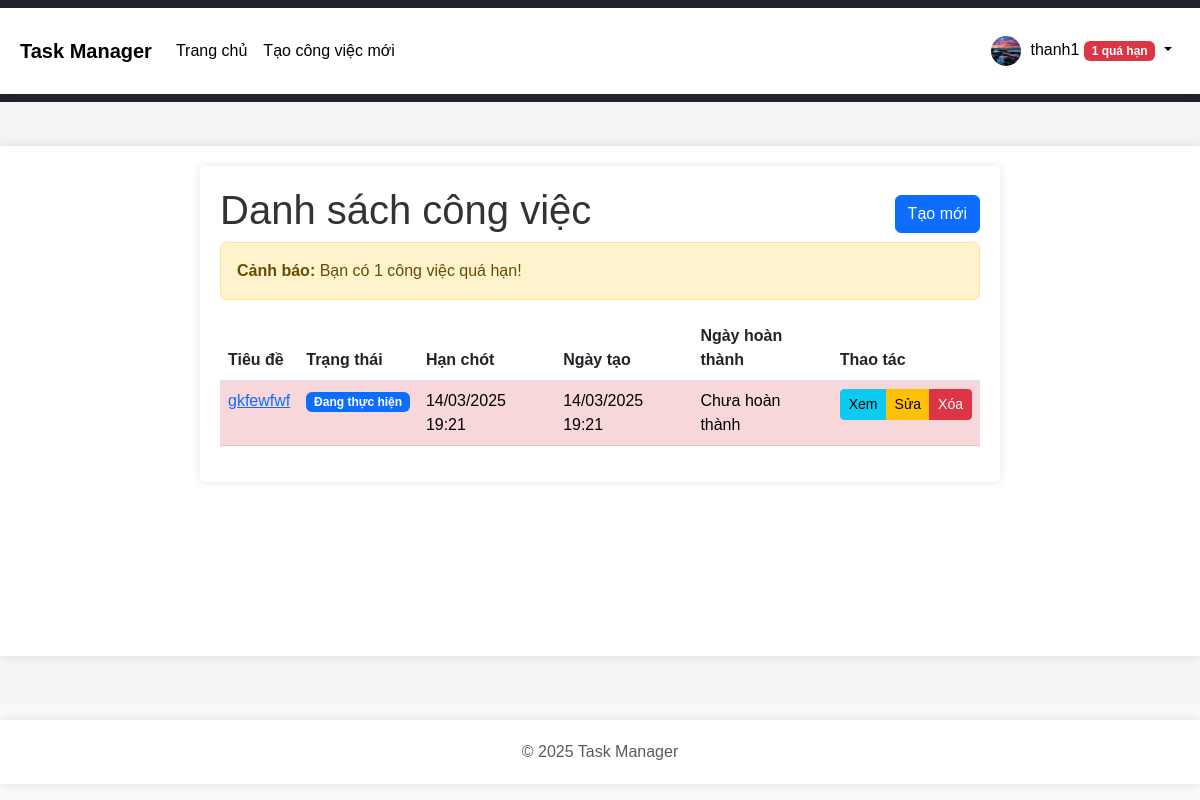
Before: /index (signed in) with the older database file.
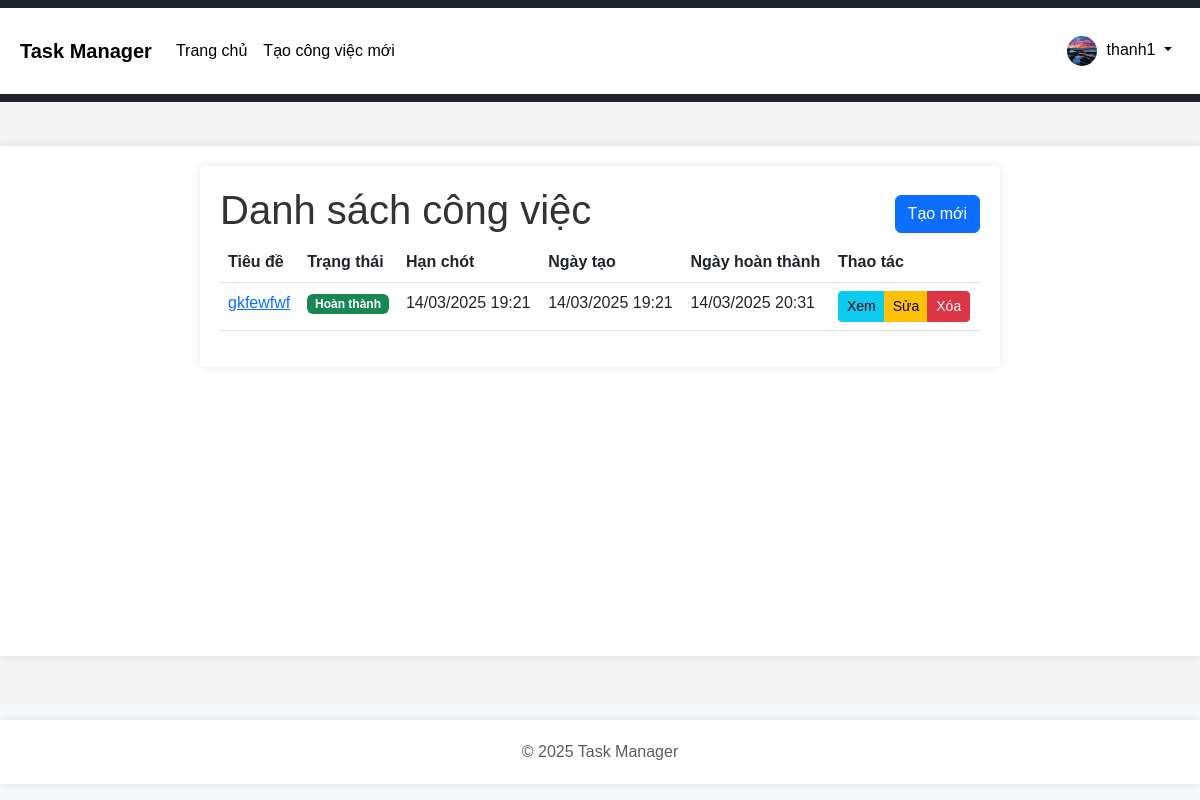
After: the same page with the newer database file.
### app/models.py (models this page shows, shortened)
class User(UserMixin, db.Model):
    id = db.Column(db.Integer, primary_key=True)
    username = db.Column(db.String(64), index=True, unique=True)
    email = db.Column(db.String(120), index=True, unique=True)
    password_hash = db.Column(db.String(128))
    avatar = db.Column(db.String(120), default='default.png')
    is_admin = db.Column(db.Boolean, default=False)
    tasks = db.relationship('Task', backref='user', lazy='dynamic')
    @property
    def overdue_count(self):
        return Task.query.filter_by(user_id=self.id, finished=None).filter(
            Task.deadline < datetime.utcnow()).count()

class Task(db.Model):
    id = db.Column(db.Integer, primary_key=True)
    title = db.Column(db.String(100), nullable=False)
    description = db.Column(db.Text)
    status = db.Column(db.String(20), default='pending')  # pending, in_progress, completed
    created = db.Column(db.DateTime, default=datetime.utcnow)
    deadline = db.Column(db.DateTime)
    finished = db.Column(db.DateTime)
    user_id = db.Column(db.Integer, db.ForeignKey('user.id'), nullable=False)
    def is_overdue(self):
        return not self.finished and self.deadline and self.deadline < datetime.utcnow()

### app/routes/tasks.py (the view)
@bp.route('/')
@bp.route('/index')
@login_required
def index():
    if current_user.is_admin:
        tasks = Task.query.all()
    else:
        tasks = Task.query.filter_by(user_id=current_user.id).all()
    overdue_count = 0
    for task in tasks:
        if not task.finished and task.deadline and task.deadline < datetime.now():
            overdue_count += 1
    return render_template('tasks/index.html', title='Quản lý công việc', tasks=tasks, overdue_count=overdue_count)

### app/__init__.py (called while the page is built)
def create_app(config_name='default'):
    app = Flask(__name__)
    app.config.from_object(config[config_name])
    db.init_app(app)
    migrate.init_app(app, db)
    login_manager.init_app(app)
    @app.template_filter('nl2br')
    def nl2br_filter(text):
        if text:
            return jinja2.utils.markupsafe.Markup(text.replace('\n', '<br>'))
        return ''
    from app.routes.auth import bp as auth_bp
    from app.routes.tasks import bp as tasks_bp
    app.register_blueprint(auth_bp)
    app.register_blueprint(tasks_bp)
    avatar_dir = os.path.join(app.static_folder, 'avatars')
    if not os.path.exists(avatar_dir):
        os.makedirs(avatar_dir)
    @login_manager.user_loader
    def load_user(user_id):
        from app.models import User
        return User.query.get(int(user_id))
    return app

### app/templates/tasks/index.html (shortened to what this page needs)
{% extends "base.html" %}
{% block content %}
    <div class="tasks-container">
        <div class="d-flex justify-content-between align-items-center">
            <h1>Danh sách công việc</h1>
            <a href="{{ url_for('tasks.create') }}" class="btn btn-primary">Tạo mới</a>
        </div>
        {% if overdue_count > 0 %}
            <div class="alert alert-warning">
                <strong>Cảnh báo:</strong> Bạn có {{ overdue_count }} công việc quá hạn!
            </div>
        {% endif %}
        {% if tasks %}
            <div class="table-responsive">
                <table class="table table-hover">
                    <thead>
                        <tr>
                            <th>Tiêu đề</th>
                            <th>Trạng thái</th>
                            <th>Hạn chót</th>
                            <th>Ngày tạo</th>
                            <th>Ngày hoàn thành</th>
                            <th>Thao tác</th>
                        </tr>
                    </thead>
                    <tbody>
                        {% for task in tasks %}
                            <tr class="{% if task.is_overdue() %}table-danger{% endif %}">
                                <td><a href="{{ url_for('tasks.view', task_id=task.id) }}">{{ task.title }}</a></td>
                                <td>
                                    {% if task.status == 'pending' %}
                                        <span class="badge bg-warning">Chờ xử lý</span>
                                    {% elif task.status == 'in_progress' %}
                                        <span class="badge bg-primary">Đang thực hiện</span>
                                    {% elif task.status == 'completed' %}
                                        <span class="badge bg-success">Hoàn thành</span>
                                    {% endif %}
                                </td>
                                <td>{{ task.deadline.strftime('%d/%m/%Y %H:%M') if task.deadline else 'N/A' }}</td>
                                <td>{{ task.created.strftime('%d/%m/%Y %H:%M') }}</td>
                                <td>{{ task.finished.strftime('%d/%m/%Y %H:%M') if task.finished else 'Chưa hoàn thành' }}</td>
                                <td>
                                    <div class="btn-group">
                                        <a href="{{ url_for('tasks.view', task_id=task.id) }}" class="btn btn-sm btn-info">Xem</a>
                                        <a href="{{ url_for('tasks.edit', task_id=task.id) }}" class="btn btn-sm btn-warning">Sửa</a>
                                        <button type="button" class="btn btn-sm btn-danger" data-bs-toggle="modal" data-bs-target="#deleteModal{{ task.id }}">
                                            Xóa
                                        </button>
                                    </div>
                                </td>
                            </tr>
                        {% endfor %}
                    </tbody>
                </table>
            </div>
        {% else %}
            <div class="alert alert-info mt-3">
                <p>Không có công việc nào. <a href="{{ url_for('tasks.create') }}">Tạo công việc mới?</a></p>
            </div>
        {% endif %}
    </div>
{% endblock %}

### app/templates/base.html (shortened to what this page needs)
<!DOCTYPE html>
<html lang="vi">
<head>
    <link href="https://cdn.jsdelivr.net/npm/bootstrap@5.3.0-alpha1/dist/css/bootstrap.min.css" rel="stylesheet">
    <link rel="stylesheet" href="{{ url_for('static', filename='css/main.css') }}">
</head>
<body>
    <header>
        <nav class="navbar navbar-expand-lg navbar-dark bg-dark">
            <div class="container">
                <a class="navbar-brand" href="{{ url_for('tasks.index') }}">Task Manager</a>
                <div class="collapse navbar-collapse" id="navbarNav">
                    <ul class="navbar-nav me-auto">
                        {% if current_user.is_authenticated %}
                            <li class="nav-item">
                                <a class="nav-link" href="{{ url_for('tasks.index') }}">Trang chủ</a>
                            </li>
                            <li class="nav-item">
                                <a class="nav-link" href="{{ url_for('tasks.create') }}">Tạo công việc mới</a>
                            </li>
                        {% endif %}
                    </ul>
                    <ul class="navbar-nav">
                        {% if current_user.is_authenticated %}
                            <li class="nav-item dropdown">
                                <a class="nav-link dropdown-toggle" href="#" id="navbarDropdown" role="button" data-bs-toggle="dropdown">
                                    {% if current_user.avatar %}
                                        <img src="{{ url_for('static', filename='avatars/' + current_user.avatar) }}" class="rounded-circle avatar-small" alt="Avatar">
                                    {% else %}
                                        <img src="https://avatar-placeholder.iran.liara.run/" class="rounded-circle avatar-small" alt="Avatar">
                                    {% endif %}
                                    {{ current_user.username }}
                                    {% if current_user.overdue_count and current_user.overdue_count > 0 %}
                                        <span class="badge bg-danger">{{ current_user.overdue_count }} quá hạn</span>
                                    {% endif %}
                                </a>
                            </li>
                        {% endif %}
                    </ul>
                </div>
            </div>
        </nav>
    </header>
    <main class="container mt-4">
        {% block content %}{% endblock %}
    </main>
    <footer class="footer mt-5 py-3 bg-light">
        <div class="container text-center">
            <span class="text-muted">&copy; 2025 Task Manager</span>
        </div>
    </footer>
</body>
</html>

### app/static/css/main.css (style rules this page uses)
body { font-family: Arial, sans-serif; margin: 0; padding: 0; background-color: #f4f4f4; }
.container { max-width: 800px; margin: 0 auto; padding: 20px; background: #fff; box-shadow: 0 0 10px rgba(0, 0, 0, 0.1); }
h1, h2, h3 { color: #333; }
button { background-color: #28a745; color: white; border: none; padding: 10px 15px; border-radius: 5px; cursor: pointer; }
body { font-family: Arial, sans-serif; margin: 0; padding: 0; background-color: #f4f4f4; min-height: 100vh; display: flex; flex-direction: column; }
.container { max-width: 1200px; margin: 0 auto; padding: 20px; }
main { flex: 1; }
footer { margin-top: auto; padding: 10px 0; background-color: #f8f9fa; text-align: center; }
.avatar-small { width: 30px; height: 30px; object-fit: cover; margin-right: 5px; border-radius: 50%; }
.profile-container, .create-task-container, .edit-task-container, .view-task-container, .tasks-container { max-width: 800px; margin: 0 auto; padding: 20px; background: #fff; box-shadow: 0 0 10px rgba(0, 0, 0, 0.1); border-radius: 5px; margin-bottom: 30px; }
.table-responsive { overflow-x: auto; }
.navbar { margin-bottom: 20px; }
.navbar-dark .navbar-nav .nav-link { color: #000000; font-weight: normal; }
.navbar-dark .navbar-brand { color: #000000; font-weight: bold; }

Changed rows visible on the page:
changed Task "gkfewfwf": finished "Chưa hoàn thành" → "14/03/2025 20:31"; status "Đang thực hiện" → "Hoàn thành"
Other visible differences:
{{ current_user.overdue_count }}: "1" → (not shown)
{{ overdue_count }}: "1" → (not shown)
text no longer shown: "quá hạn Cảnh báo: Bạn có công việc quá hạn!"
